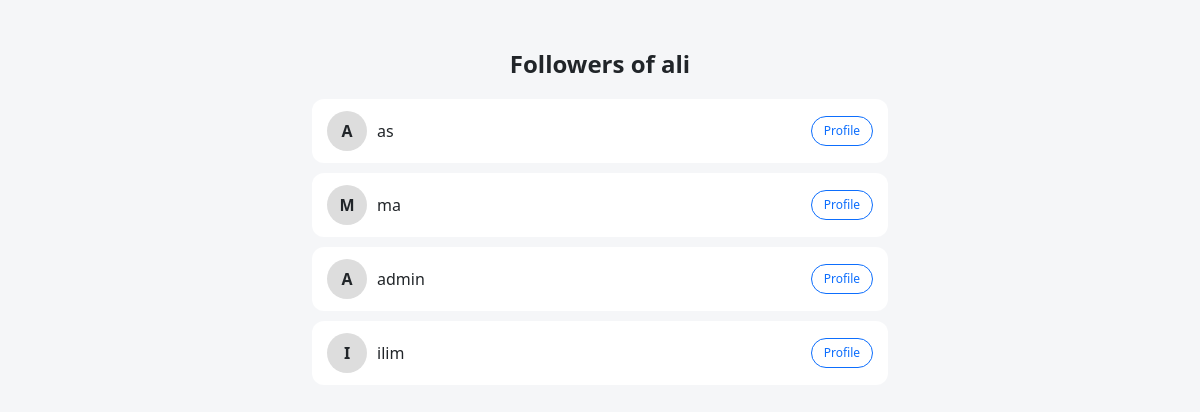
The app's page /profile/4/followers/, older data.
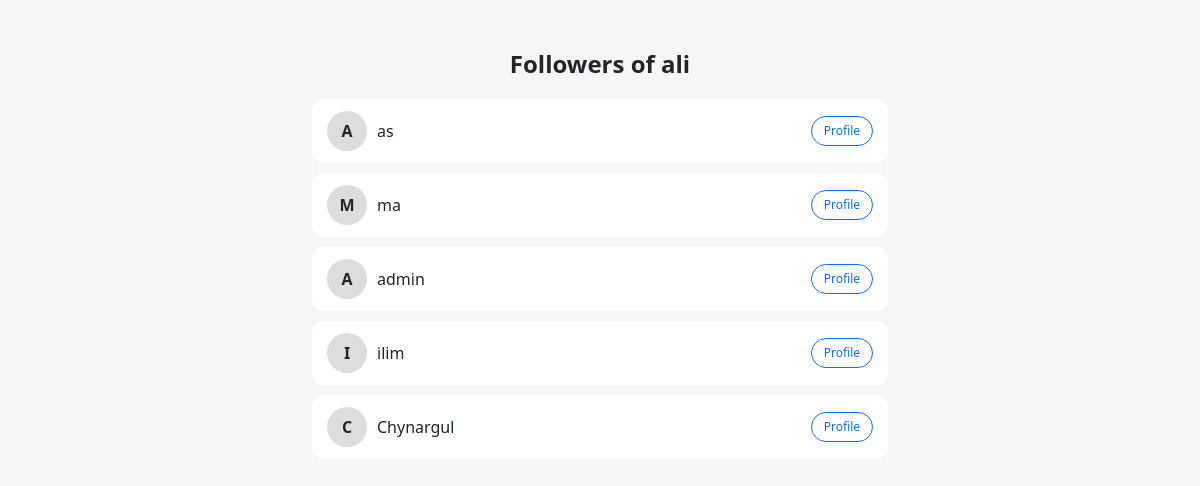
The same page, newer data.
### user/models.py (models this page shows, shortened)
class User(AbstractUser):
    ...

class Follow(models.Model):
    follower = models.ForeignKey(User, on_delete=models.CASCADE, related_name='follower')
    following = models.ForeignKey(User, on_delete=models.CASCADE, related_name='following')
    created_at = models.DateTimeField(auto_now_add=True)
    class Meta:
        unique_together = ('follower', 'following')

### user/views.py (the view)
# urls.py: path('profile/<int:id>/followers/', all_followers, name='all_followers'),
def all_followers(request, id):
    user = User.objects.get(id=id)
    followers = Follow.objects.filter(following=user)
    return render(request, 'all_followers.html', {'user': user, 'followers': followers})

### templates/all_followers.html (shortened to what this page needs)
<!DOCTYPE html>
<html lang="en">
<head>
    <link href="https://cdn.jsdelivr.net/npm/bootstrap@5.3.3/dist/css/bootstrap.min.css" rel="stylesheet">
</head>
<body>
<div class="container container-box">
    <h4 class="title">Followers of {{ user.username }}</h4>
    {% for i in followers %}
    <div class="user-card">
        <div class="left">
            <div class="avatar">
                {{ i.follower.username|first|upper }}
            </div>
            <div class="username">
                {{ i.follower.username }}
            </div>
        </div>
        <a href="/profile_user/{{i.follower.id}}/" class="btn btn-outline-primary btn-profile">
            Profile
        </a>
    </div>
    {% endfor %}
</div>
</body>
</html>

### templates/all_followers.html (style rules this page uses)
body { background: #f5f6f8; }
.container-box { max-width: 600px; margin: 50px auto; }
.title { text-align: center; font-weight: 600; margin-bottom: 20px; }
.user-card { background: #fff; padding: 12px 15px; border-radius: 12px; display: flex; align-items: center; justify-content: space-between; margin-bottom: 10px; transition: 0.2s; }
.avatar { width: 40px; height: 40px; border-radius: 50%; background: #ddd; display: flex; align-items: center; justify-content: center; font-weight: bold; }
.username { margin-left: 10px; font-weight: 500; }
.left { display: flex; align-items: center; }
.btn-profile { font-size: 12px; padding: 5px 12px; border-radius: 20px; }

Row changes from the older to the newer data that the page shows:
added Follow: follower.username|first "C", follower.username "Chynargul"
